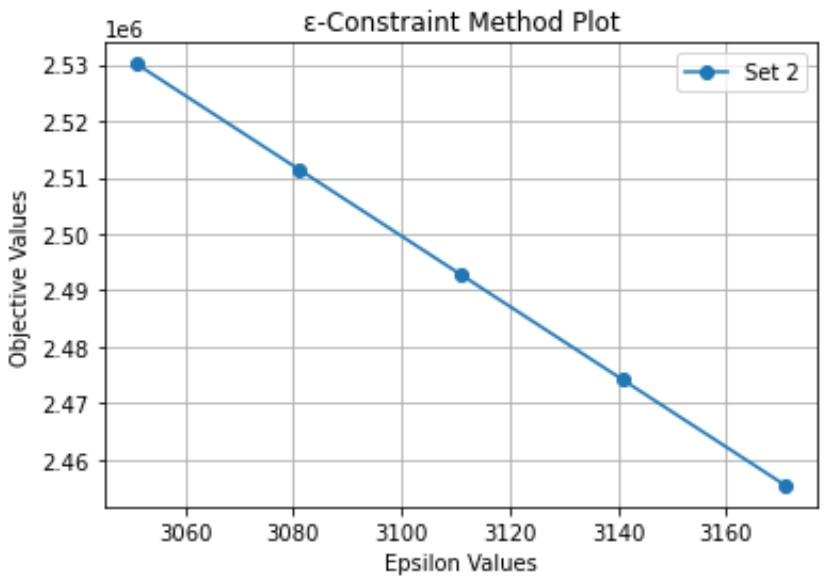

Write the Python code that produced this figure.
# -*- coding: utf-8 -*-

import matplotlib.pyplot as plt


# Second set of data
epsilon_values_set1 = [3051, 3081, 3111, 3141, 3171]
objective_values_set1 = [2530150, 2511475, 2492800, 2474125, 2455450]

# Plotting for the second set
plt.plot(epsilon_values_set1, objective_values_set1, marker='o', linestyle='-', label='Set 2')

# Customize the plot
plt.title('ε-Constraint Method Plot')
plt.xlabel('Epsilon Values')
plt.ylabel('Objective Values')
plt.legend()
plt.grid(True)
plt.show()
